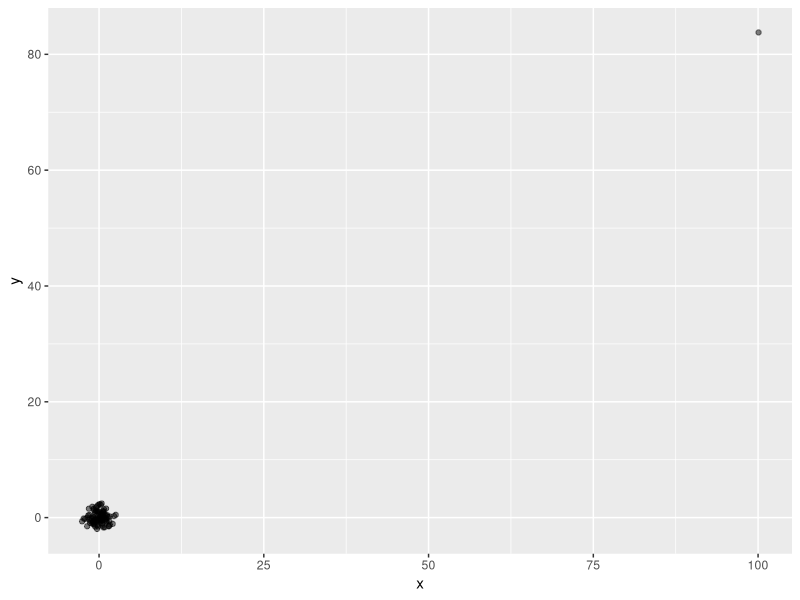

Generate this figure with R:
#La correlación no es causalidad: valores atípicos

#Otra forma en que podemos ver altas correlaciones cuando no hay causalidad es cuando tenemos valores atípicos.

#Supongamos que tomamos medidas de dos resultados independientes, x y, y estandar izamos las medidas.

#Sin embargo, imagine que cometimos un error y olvidamos estandarizar la entrada 23.

#Podemos simular dichos datos utilizando el siguiente código.

library(tidyverse)

set.seed(1)
x <- rnorm(100, 100,1)
y <- rnorm(100, 84, 1)

x[-23] <- scale(x[-23])
y[-23] <- scale(y[-23])

tibble(x,y) %>% ggplot(aes(x,y)) + geom_point(alpha = 0.5)

#Los datos se ven así.

#No en vano, la correlación es muy alta.

cor(x,y)

#Ese punto, ese valor atípico, es hacer que la correlación sea tan alta como 0.99.

#Pero una vez más, esto es impulsado por ese valor atípico.

#Si eliminamos este valor atípico, la correlación se reduce en gran medida a casi 0, que es lo que debería ser.

cor(x[-23], y[-23])


#Esto es lo que obtenemos si eliminamos la entrada 23.

#Entonces, una forma de lidiar con los valores atípicos es tratar de detectarlos y eliminarlos.

#Pero hay una forma alternativa a la correlación de la muestra para estimar la correlación de la población que es robusta a los valores atípicos.

#Se llama correlación de spearman.

#La idea es simple.

#Calcule la correlación en los rangos de los valores, en lugar de los valores en sí mismos.

#Aquí hay una gráfica de los rangos trazados unos contra otros para ese conjunto de datos que incluye el valor atípico.

#Tenga en cuenta que el único punto que es muy grande es solo en la ubicación número 100.

#Ya no está realmente ahí fuera y tirando de la correlación hacia 1.

#Entonces, si calculamos la correlación de los rangos, obtenemos algo mucho más cercano a 0, como vemos aquí.

cor(rank(x), rank(y))

#La correlación de Spearman también se puede calcular con la función de correlación, pero usando el argumento del método para indicar [? cor?] que correlacionar para computar.

cor(x,y,method = "spearman")

#También hay métodos para el ajuste robusto de modelos lineales, sobre los que puede aprender, por ejemplo, en este libro.